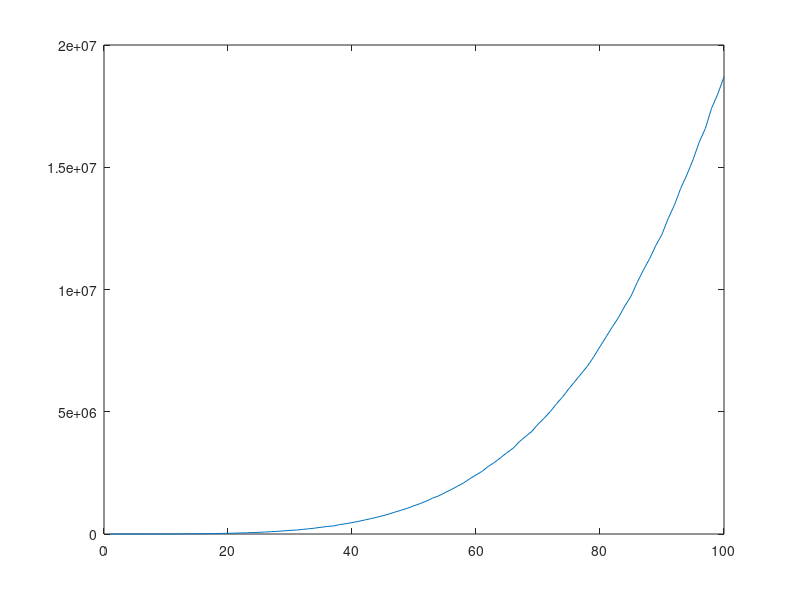

This figure's MATLAB source:
y = [0
0
7
32
70
182
309
568
1051
1591
2373
3372
4726
6349
8376
11158
14120
17905
22855
27651
33756
41642
47847
59272
69295
81937
95144
109069
127077
148950
161554
187620
213889
240394
274305
308492
329043
383602
420999
465844
515156
569769
625753
683304
749899
820513
902452
977517
1058294
1156470
1243465
1346775
1467782
1561916
1691613
1816054
1952404
2090070
2259874
2412735
2565675
2766346
2931768
3128324
3330814
3509020
3777808
3989156
4196900
4490067
4739726
5012413
5329203
5620530
5945978
6257458
6563631
6877308
7250751
7664743
8066845
8476262
8861403
9324129
9723267
10291116
10797807
11262244
11797734
12258105
12906846
13449459
14126679
14683536
15304117
16025229
16590871
17415536
17997192
18702055
];

x = [1
2
3
4
5
6
7
8
9
10
11
12
13
14
15
16
17
18
19
20
21
22
23
24
25
26
27
28
29
30
31
32
33
34
35
36
37
38
39
40
41
42
43
44
45
46
47
48
49
50
51
52
53
54
55
56
57
58
59
60
61
62
63
64
65
66
67
68
69
70
71
72
73
74
75
76
77
78
79
80
81
82
83
84
85
86
87
88
89
90
91
92
93
94
95
96
97
98
99
100
];plot(x,y)